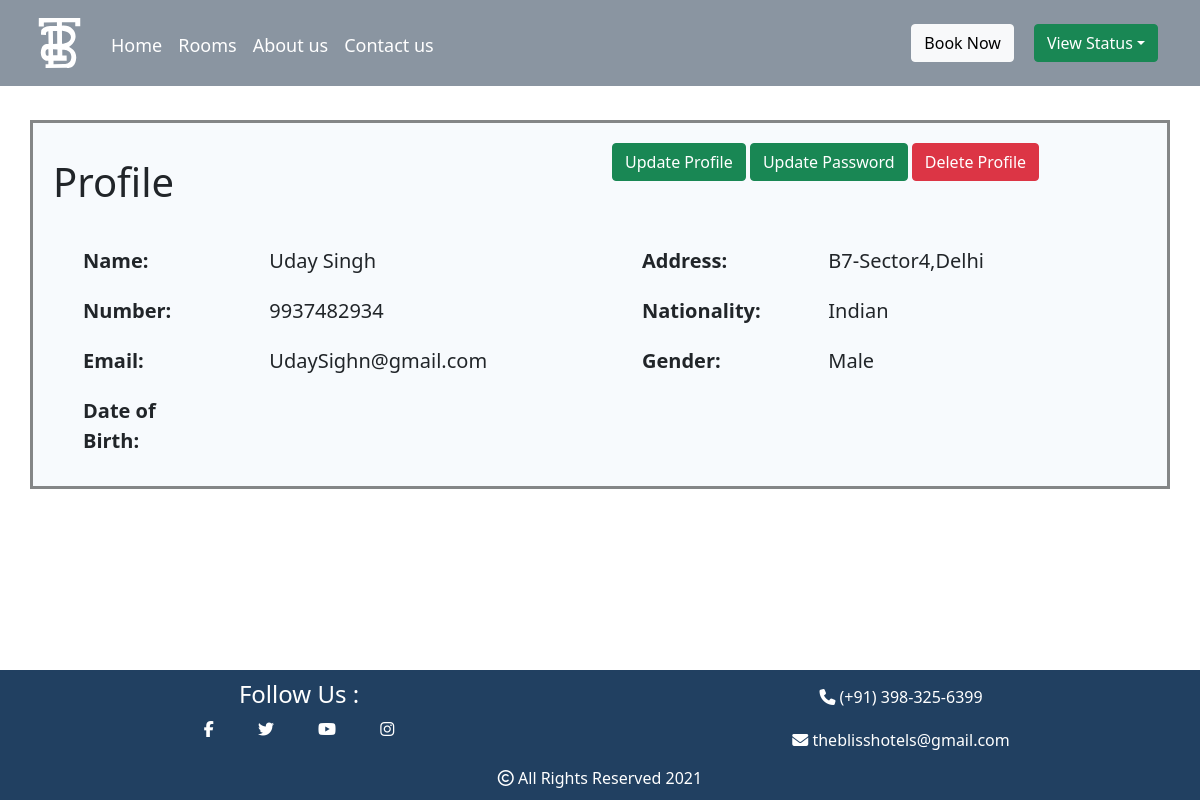
The page /profile.php (signed in) on the database its author committed.
### tables this page shows
CREATE TABLE `customermst` (
  `User_id` varchar(50) DEFAULT NULL,
  `Customer_Name` varchar(30) NOT NULL,
  `Customer_Age` tinyint NOT NULL,
  `Gender` enum('Male','Female','Others') NOT NULL,
  `Contact_number` bigint NOT NULL,
  `Address` varchar(200) NOT NULL,
  `Nationality` varchar(30) NOT NULL,
  `Status` enum('Activated','Deleted') NOT NULL,
  KEY `User_id` (`User_id`),
  CONSTRAINT `customermst_ibfk_1` FOREIGN KEY (`User_id`) REFERENCES `loginmst` (`User_id`)
);

### profile.php (the view, shortened to what this page needs)
<!DOCTYPE html>
<html lang="en">
<?php
  include('Menu Bar.php');
?>
<?php
   $sql= mysqli_query($con,"select * from customermst where user_id='$user_id'");
   $res=mysqli_fetch_assoc($sql);
?>
<div class="container reg profile">
    <div class="row">
      <div class="col-6">
        <h1 class="fw-normal">Profile</h1>
      </div>
      <span class="col-6 justify-content-around">
        <a class="btn btn-success" href="update_profile.php">Update Profile</a>
        <a class="btn btn-success" href="update_password.php">Update Password</a>
        <a class="btn btn-danger" href="#" onclick="delProfile('<?php echo $user_id; ?>')">Delete Profile</a>
      </span>
      <div class="col-6">
        <div class="row">
          <div class="col-4">
            <label>Name: </label>
          </div>
          <div class="col-8">
            <label><?php echo $res['Customer_Name'] ?></label>
          </div>
          <div class="col-4">
            <label>Number: </label>
          </div>
          <div class="col-8">
            <label><?php echo $res['Contact_number'] ?></label>
          </div>
          <div class="col-4">
            <label>Email: </label>
          </div>
          <div class="col-8">
            <label><?php echo $res['User_id'] ?></label>
          </div>
          <div class="col-4">
            <label>Date of Birth: </label>
          </div>
          <div class="col-8">
            <label><?php echo $res['DOB'] ?></label>
          </div>
        </div>
      </div>
      <div class="col-6">
        <div class="row">
          <div class="col-4">
            <label>Address: </label>
          </div>
          <div class="col-8">
            <label><?php echo $res['Address'] ?></label>
          </div>
          <div class="col-4">
            <label>Nationality: </label>
          </div>
          <div class="col-8">
            <label><?php echo $res['Nationality'] ?></label>
          </div>
          <div class="col-4">
            <label>Gender: </label>
          </div>
          <div class="col-8">
            <label><?php echo $res['Gender'] ?></label>
          </div>
        </div>
      </div>
    </div>
</div>
<?php
include('Footer.php')
?>
</body>
</html>

### css/custom.css (style rules this page uses)
html { position: relative; min-height: 100%; margin:0px; padding: 0px; overflow-x: hidden; }
body { margin: 0 0 130px; padding-bottom: 25px; }
.reg h1,.login-form h1 { margin: 15px auto 30px; }
.login-form,.reg { margin: 120px auto 60px; background-color:#edf4fa70; padding: 20px; border: solid #00000077 3px; }
.reg label { margin: auto 20px; font-size: 16px; vertical-align: middle; }
.profile label { font-size: 20px; padding: 10px; }
.profile .col-4 label { font-weight: bold; }

### rows shown on the page
customermst: Customer_Name "Uday Singh", Contact_number "9937482934", User_id "UdaySighn@gmail.com", Address "B7-Sector4,Delhi", Nationality "Indian", Gender "Male"
